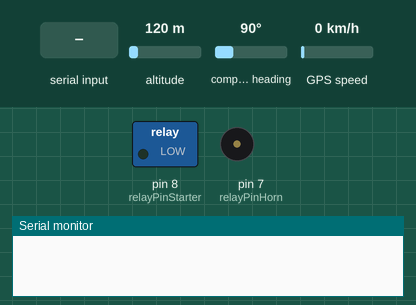
A sketch run on a simulated Arduino Uno, built with avr-gcc and run on an emulated ATmega328P. Parts: switched loads named in the sketch (green lamp = pin HIGH), buzzer (waves = sounding, pin HIGH), the last lines printed to the serial monitor. The inputs (shaded band) are chosen by the test bench; at power-on: altitude 120 m, compass heading 90°, GPS speed 0 km/h. The GPS gets a fix after 3 s at 37.7749, -122.4194 with 8 satellites.

Above: at 1.2 s.
1.3 s: "START_ENGINE\n" received over Serial
At 1.8 s:
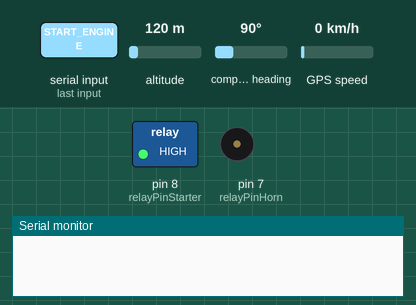
3.8 s: "HORN\n" received over Serial
At 4.2 s:
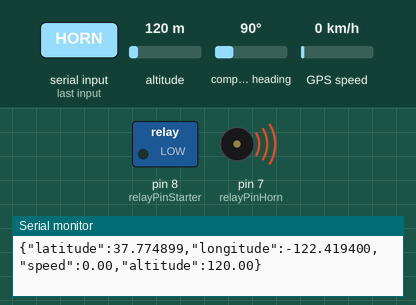
Timing chart, 0 to 6.8 s (numbered marks = the images above; inputs shaded):
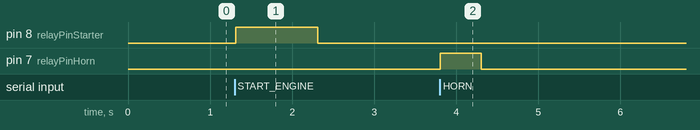

The sketch:

ard_code.ino
```cpp
#include <TinyGPS++.h>
#include <SoftwareSerial.h>

TinyGPSPlus gps;
SoftwareSerial gpsSerial(4, 3); // RX, TX

const int relayPinHorn = 7;
const int relayPinStarter = 8;

void setup() {
  Serial.begin(9600); // Communication with ESP32
  gpsSerial.begin(9600);

  pinMode(relayPinHorn, OUTPUT);
  pinMode(relayPinStarter, OUTPUT);
}

void loop() {
  while (gpsSerial.available() > 0) {
    if (gps.encode(gpsSerial.read())) {
      if (gps.location.isUpdated()) {
        sendGPSData();
      }
    }
  }

  if (Serial.available()) {
    String command = Serial.readStringUntil('\n');
    executeCommand(command);
  }
}

void sendGPSData() {
  String gpsData = "{\"latitude\":" + String(gps.location.lat(), 6) +
                   ",\"longitude\":" + String(gps.location.lng(), 6) +
                   ",\"speed\":" + String(gps.speed.kmph()) +
                   ",\"altitude\":" + String(gps.altitude.meters()) + "}";
  Serial.println(gpsData);
}

void executeCommand(String command) {
  if (command == "START_ENGINE") {
    digitalWrite(relayPinStarter, HIGH);
    delay(1000);
    digitalWrite(relayPinStarter, LOW);
  } else if (command == "HORN") {
    digitalWrite(relayPinHorn, HIGH);
    delay(500);
    digitalWrite(relayPinHorn, LOW);
  }
}
```

Measured:
- after the input at 1.3 s, pin 8 (relayPinStarter): LOW → HIGH at once, → LOW 1.0 s later
- after the input at 3.8 s, pin 7 (relayPinHorn): LOW → HIGH at once, → LOW 0.50 s later
